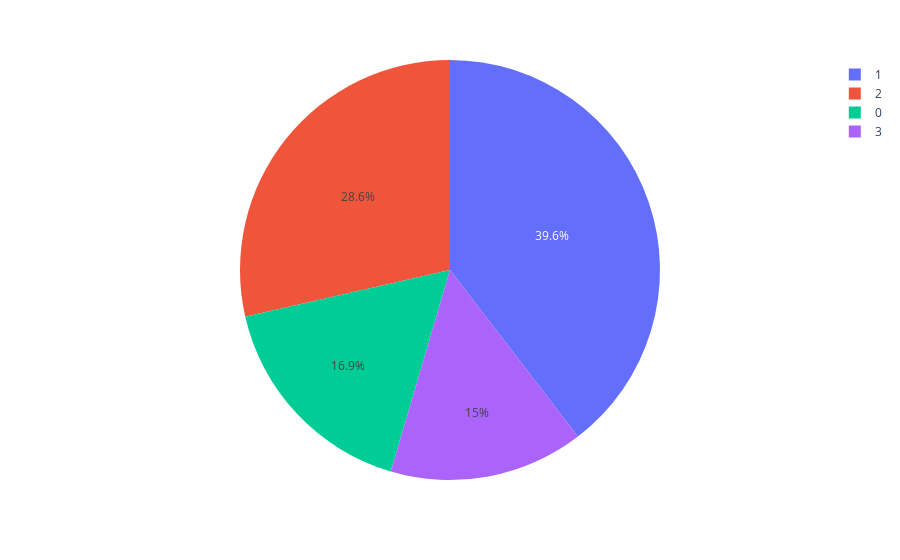

Source (notebook cell):
### Markdown cell above
- Composicion porcentual de cada cluster en el dataset.

### Code cell
pie=df.groupby('cluster2').size().reset_index()
pie.columns=['cluster2','YrBuilt']
px.pie(pie,values='YrBuilt',names='cluster2',)

### Figure 1 — Plotly figure (JSON) as saved in the notebook; plotly's stock layout.template omitted (floating-point values rounded to 4 significant figures)
{"data": [{"domain": {"x": [0, 1], "y": [0, 1]}, "hovertemplate": "cluster2=%{label}<br>YrBuilt=%{value}<extra></extra>", "labels": [0, 1, 2, 3], "legendgroup": "", "name": "", "showlegend": true, "type": "pie", "values": [830, 1945, 1404, 736]}], "layout": {"legend": {"tracegroupgap": 0}, "margin": {"t": 60}}}
